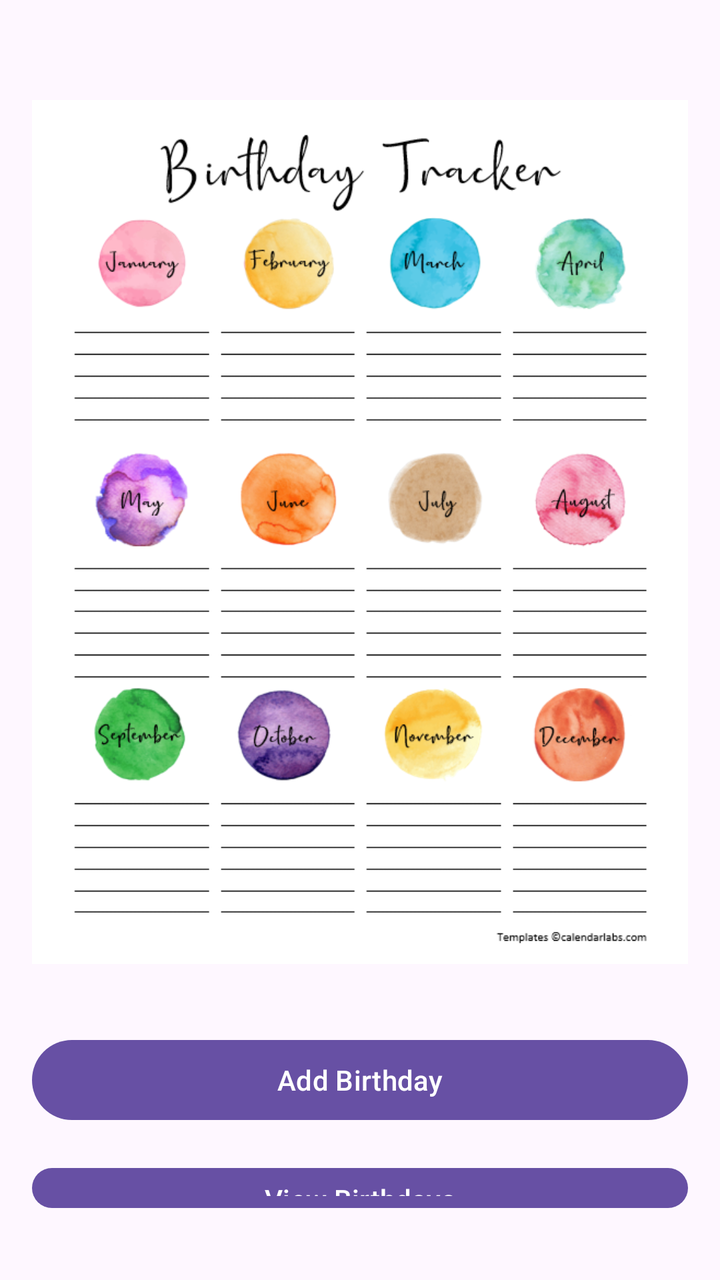
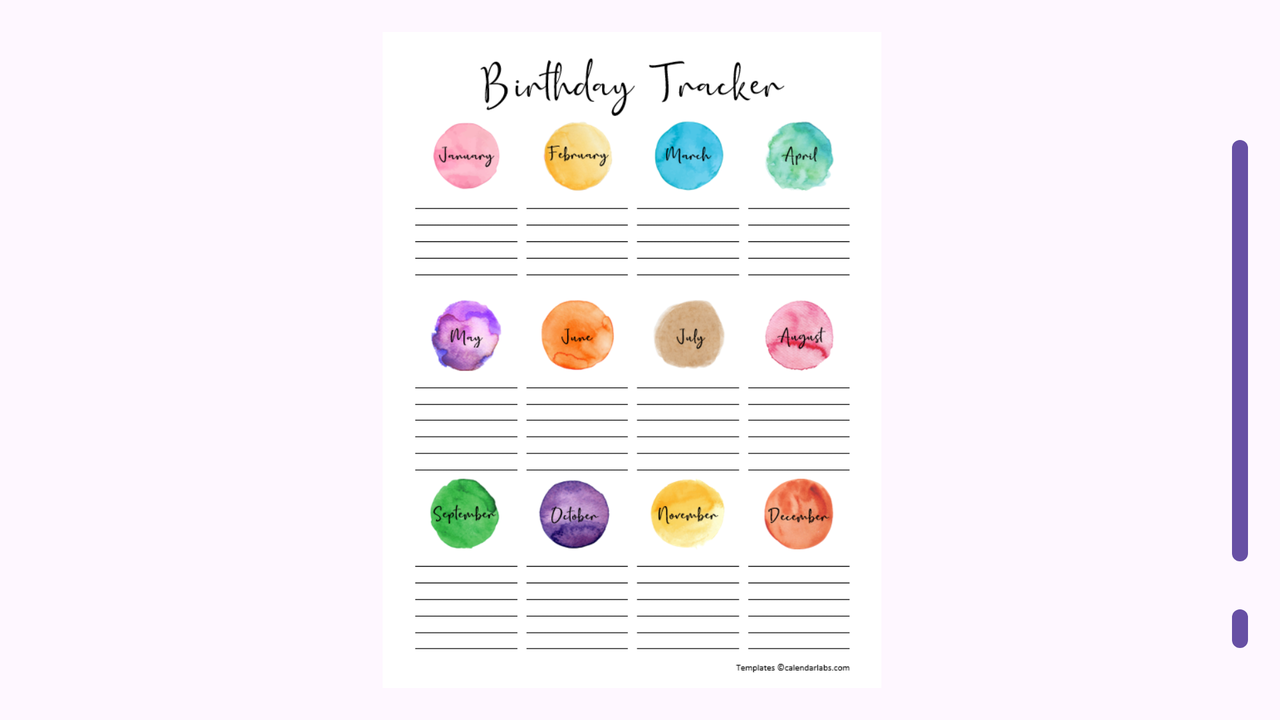

One screen, two layout resources from the same app: the default and the repository's alternative for another configuration. Each is rendered where Android would select it; the XML of both is given below.
<!-- AndroidManifest.xml: application theme Theme.BirthdayTracker -->
<!-- res/layout/activity_main.xml -->
<?xml version="1.0" encoding="utf-8"?>
<RelativeLayout xmlns:android="http://schemas.android.com/apk/res/android"
    xmlns:tools="http://schemas.android.com/tools"
    android:layout_width="match_parent"
    android:layout_height="match_parent"
    android:paddingLeft="16dp"
    android:paddingTop="16dp"
    android:paddingRight="16dp"
    android:paddingBottom="16dp"
    tools:context=".MainActivity">

    <ImageView
        android:id="@+id/bday_img"
        android:layout_width="match_parent"
        android:layout_height="500dp"
        android:src="@drawable/birthday"/>

    <Button
        android:id="@+id/addButton"
        android:layout_width="match_parent"
        android:layout_height="wrap_content"
        android:layout_below="@id/bday_img"
        android:text="Add Birthday"
        android:layout_marginBottom="16dp"/>

    <Button
        android:id="@+id/viewButton"
        android:layout_width="match_parent"
        android:layout_height="wrap_content"
        android:text="View Birthdays"
        android:layout_below="@id/addButton"
        android:layout_marginBottom="16dp"/>

    <Button
        android:id="@+id/settingsButton"
        android:layout_width="match_parent"
        android:layout_height="wrap_content"
        android:text="Settings"
        android:layout_below="@id/viewButton"/>
</RelativeLayout>
<!-- resources referenced by this layout -->
<resources>
  <!-- drawable birthday: png bitmap (drawable, 148065 bytes) -->
  <style name="Theme.BirthdayTracker" parent="Base.Theme.BirthdayTracker" />
  <style name="Base.Theme.BirthdayTracker" parent="Theme.Material3.DayNight.NoActionBar">
          
          
      </style>
</resources>
<!-- res/layout-land/activity_main.xml (the repository's variant of the layout above) -->
<!-- drawn on the phone turned sideways -->
<?xml version="1.0" encoding="utf-8"?>
<RelativeLayout xmlns:android="http://schemas.android.com/apk/res/android"
    xmlns:tools="http://schemas.android.com/tools"
    android:layout_width="match_parent"
    android:layout_height="match_parent"
    android:paddingLeft="16dp"
    android:paddingTop="16dp"
    android:paddingRight="16dp"
    android:paddingBottom="16dp"
    tools:context=".MainActivity">

    <ImageView
        android:id="@+id/bday_img"
        android:layout_width="wrap_content"
        android:layout_height="500dp"

        android:src="@drawable/birthday"/>

    <Button
        android:id="@+id/addButton"
        android:layout_width="200dp"
        android:layout_marginTop="50dp"
        android:layout_height="wrap_content"
        android:layout_toRightOf="@id/bday_img"
        android:text="Add Birthday"
        android:layout_marginBottom="16dp"/>

    <Button
        android:layout_centerVertical="true"
        android:id="@+id/viewButton"
        android:layout_width="200dp"
        android:layout_height="wrap_content"
        android:text="View Birthdays"
        android:layout_toRightOf="@id/bday_img"
        android:layout_below="@id/addButton"
        android:layout_marginBottom="16dp"/>

    <Button
        android:layout_centerVertical="true"
        android:id="@+id/settingsButton"
        android:layout_width="200dp"
        android:layout_height="wrap_content"
        android:text="Settings"
        android:layout_toRightOf="@id/bday_img"
        android:layout_below="@id/viewButton"/>
</RelativeLayout>
